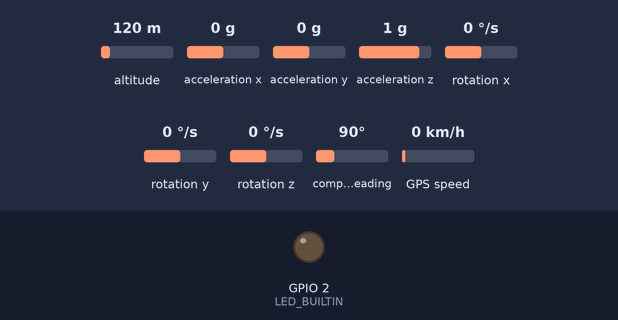
Simulated run of this sketch. Board: ESP32. On the bench: output pins drawn as LEDs (lit = HIGH). Inputs (shaded band) come from the test bench; at power-on: altitude 120 m, acceleration x 0 g, acceleration y 0 g, acceleration z 1 g, rotation x 0 °/s, rotation y 0 °/s, rotation z 0 °/s, compass heading 90°, GPS speed 0 km/h. The local clock reads 2024-03-15 10:24:30 at power-on unless the sketch sets it; storage starts empty; the GPS gets a fix after 3 s at 37.7749, -122.4194 with 8 satellites; what the sketch prints to the serial monitor is not drawn.

Above: at 0.1 s.
At 18.8 s:
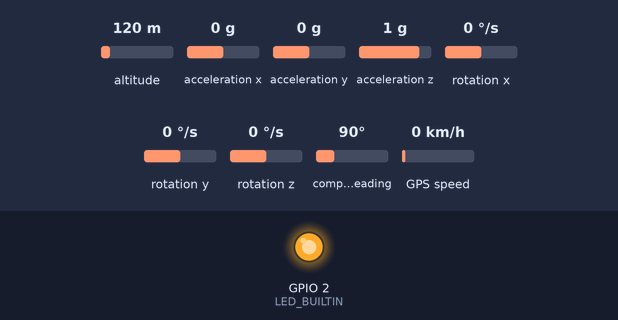
Timing chart, 0 to 20.3 s (numbered marks = the images above):
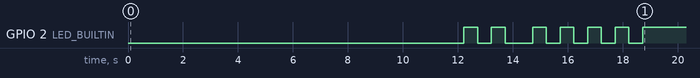

Measured:
- by itself, GPIO 2 (LED_BUILTIN): goes LOW 0.50 s, HIGH 0.50 s, LOW 1.0 s, 4 × (HIGH 0.50 s, LOW 0.50 s), then HIGH

The sketch:

PaveVibe.ino
```cpp
#include <MPU9250_asukiaaa.h>  // Include MPU9250 sensor library
#include <Wire.h>             // Include Wire library for I2C
#include <TinyGPS++.h>        // Include TinyGPS++ library for GPS functionality
#include <ESP32Time.h>        // Include ESP32Time library for time functionality
#include <SD.h>               // Include SD library for SD card functionality
#include <SPI.h>              // Include SPI library for SPI communication

// Check if the ESP32 I2C hardware abstraction layer is available
#ifdef _ESP32_HAL_I2C_H_
#define SDA_PIN 21           // Define SDA pin
#define SCL_PIN 22           // Define SCL pin
#define I2C_Freq 400000      // Define I2C frequency as 400kHz
#endif

MPU9250_asukiaaa mySensor;    // Create an object for the MPU9250 sensor

// Sampling control definitions
const int amostrasPorSegundo = 10;                        // Samples per second
unsigned long tempoUltimaAmostra = 0;                     // Time of the last sample
const long intervaloAmostras = 1000 / amostrasPorSegundo; // Interval between samples in ms
int indiceAmostra = 0;                                    // Sample index initialization

int LED_BUILTIN = 2;  // Define the built-in LED pin

// Initialize ESP32Time object with an offset for GMT-3
ESP32Time rtc(-10800);

#define GPS_BAUDRATE 9600  // Define the default baudrate for NEO-6M GPS module

TinyGPSPlus gps;   // Create a TinyGPS++ object for handling GPS data

String dataMessage;  // String to save data for SD card writing

File dataFile;  // File object for SD card operations

// Internal RTC variables
int rtcdia, rtcmes, rtcano, rtchora, rtcminuto, rtcsegundo{ 0 };
// GPS variables
int gpsdia, gpsmes, gpsano, gpshora, gpsminuto, gpssegundo{ 0 };
float gpslat, gpslong{ 0 };  // GPS latitude and longitude
char latitudeStr[15];        // String to store latitude
char longitudeStr[15];       // String to store longitude
double gpsalt = 0;           // GPS altitude
float gpsvel = 0;            // GPS speed

// Sensor reading variables
float aX, aY, aZ; // Accelerometer readings for X, Y, and Z axes
float aSqrt;      // Square root of the sum of squares of the accelerometer readings, can be used for motion detection or other calculations
float gX, gY, gZ; // Gyroscope readings for X, Y, and Z axes

// Offsets for gyroscope readings to calibrate and remove drift
float gXOffset = 0, gYOffset = 0, gZOffset = 0;

int gpsUpdate = 0;  // Flag to indicate if GPS was updated on the last data

void setup() {
  Serial.begin(115200); // Initialize serial communication at 115200 bits per second
  Serial2.begin(GPS_BAUDRATE); // Initialize GPS module serial communication

  // Display startup message
  Serial.println(F("PaveVibe - Coded by Jairo Ivo"));
  while (!Serial); // Wait for the serial port to connect. Needed for native USB

  initSDCard(); // Initialize SD card
  checkSDFile(); // Check for data.csv on the SD card, create it if missing

  pinMode(LED_BUILTIN, OUTPUT); // Set the built-in LED pin as an output

  // Initialize I2C communication for MPU9250 sensor if ESP32 I2C HAL is defined
#ifdef _ESP32_HAL_I2C_H_
  Wire.begin(SDA_PIN, SCL_PIN, I2C_Freq); // Initialize I2C communication
  mySensor.setWire(&Wire); // Set the Wire object for the sensor
#endif

  // Initialize the MPU9250 sensor (accelerometer, gyroscope, magnetometer)
  mySensor.beginAccel();
  mySensor.beginGyro();
  mySensor.beginMag();

  calculateGyroOffsets(); // Calculate and apply gyroscope offsets

  blinkLed(2); // Blink the LED 2 times to indicate accelerometer calibration completion

  Serial.println(F("Initiating synchronization of the internal RTC with the GPS!"));
  delay(500); // Short delay before starting the synchronization process

  // Wait until the RTC year is valid (assuming year is at least 2023 for this project)
  while (rtc.getYear() < 2023) {
    Serial.print(F(".")); // Print a dot as a progress indicator
    rtcSyncWithGps(); // Attempt to synchronize RTC with GPS
    // Removed the delay here to avoid unnecessary delays in the synchronization loop
  }

  blinkLed(4); // Blink the LED 4 times to indicate clock calibration completion
}

void calculateGyroOffsets() {
  // Initialize accumulators for gyro readings
  long gXTotal = 0, gYTotal = 0, gZTotal = 0;
  const int samples = 100; // Number of samples to collect for calibration

  // Collect 'samples' number of gyro readings
  for (int i = 0; i < samples; i++) {
    // Wait for a new gyro reading to be available
    while (mySensor.gyroUpdate() != 0);

    // Accumulate the gyro readings
    gXTotal += mySensor.gyroX();
    gYTotal += mySensor.gyroY();
    gZTotal += mySensor.gyroZ();

    // Introduce a delay between readings to allow for fresh data
    // Note: Consider reducing or removing this delay if real-time performance is critical
    delay(100);
  }

  // Calculate the average of the accumulated readings to find the offset
  gXOffset = gXTotal / samples;
  gYOffset = gYTotal / samples;
  gZOffset = gZTotal / samples;
}

void loop() {
  // Get the current time in milliseconds since the program started
  unsigned long tempoAtual = millis();

  // Check if it's time to collect and save data based on the predefined interval
  if (tempoAtual - tempoUltimaAmostra >= intervaloAmostras) {
    saveData(); // Save the collected data
    tempoUltimaAmostra = tempoAtual; // Update the time of the last sample collection

    digitalWrite(LED_BUILTIN, HIGH); // Turn on the built-in LED to indicate data collection

    // Increment and check the sample index, reset if it exceeds samples per second
    indiceAmostra++;
    if (indiceAmostra > amostrasPorSegundo) {
      indiceAmostra = 1; // Reset index after reaching the limit
    }

    // Log current RTC date and time to Serial
    Serial.print(F("- RTC date&time: "));
    Serial.println(rtc.getTime("%A, %B %d %Y %H:%M:%S"));

    // Update RTC time variables
    rtcmes = rtc.getMonth(); rtcdia = rtc.getDay(); rtcano = rtc.getYear();
    rtchora = rtc.getHour(true); rtcminuto = rtc.getMinute(); rtcsegundo = rtc.getSecond();

    // Update accelerometer values with the latest readings
    if (mySensor.accelUpdate() == 0) {
      aX = mySensor.accelX();
      aY = mySensor.accelY();
      aZ = mySensor.accelZ();
      aSqrt = mySensor.accelSqrt(); // The square root of the sum of squares of the accelerometer readings
    }

    // Apply offset to gyroscope values and update
    if (mySensor.gyroUpdate() == 0) {
      gX = mySensor.gyroX() - gXOffset;
      gY = mySensor.gyroY() - gYOffset;
      gZ = mySensor.gyroZ() - gZOffset;
    }

    // Log the current sample index
    Serial.println(indiceAmostra);

    // Note: The blinkLed function is intentionally not called in the main loop to avoid affecting the sampling rate
  }
  // Reset the GPS update flag
  gpsUpdate = 0;

  // Check if a second has passed to reduce GPS data processing load
  if ((rtc.getSecond()) != rtcsegundo) {
    // Check if there is any data available from the GPS module
    if (Serial2.available() > 0) {
      // Try to parse GPS data
      if (gps.encode(Serial2.read())) {
        // Check if the location data is valid
        if (gps.location.isValid()) {
          digitalWrite(LED_BUILTIN, LOW); // Turn off the LED if a valid location is obtained

          // Convert latitude and longitude to string with fixed format
          dtostrf(gps.location.lat(), 12, 8, latitudeStr); dtostrf(gps.location.lng(), 12, 8, longitudeStr);

          gpsUpdate = 1; // Set GPS update flag

          // Check if altitude data is valid
          if (gps.altitude.isValid()) {
            gpsalt = gps.altitude.meters(); // Update altitude
          } else {
            Serial.println(F("- alt: INVALID"));
            delay(150); // Introduce a delay to allow serial print completion
          }
        } else {
          Serial.println(F("- location: INVALID"));
          delay(150); // Introduce a delay to allow serial print completion
        }

        // Check if speed data is valid
        if (gps.speed.isValid()) {
          gpsvel = gps.speed.kmph(); // Update speed
        } else {
          Serial.println(F("- speed: INVALID"));
          delay(150); // Introduce a delay to allow serial print completion
        }

        // Check if GPS date and time data is valid
        if (gps.date.isValid() && gps.time.isValid()) {
          // Update GPS date and time variables
          gpsano = gps.date.year(); gpsmes = gps.date.month(); gpsdia = gps.date.day(); gpshora = gps.time.hour(); gpsminuto = gps.time.minute(); gpssegundo = gps.time.second();
        } else {
          Serial.println(F("- gpsDateTime: INVALID"));
          delay(150); // Introduce a delay to allow serial print completion
        }
      }
    }
  }
}

void blinkLed(int count) {
  for (int i = 0; i < count; i++) {
    digitalWrite(LED_BUILTIN, HIGH); // Turn the LED on
    delay(500); // Wait for half a second
    digitalWrite(LED_BUILTIN, LOW); // Turn the LED off
    delay(500); // Wait for half a second
  }
}

void rtcSyncWithGps() {
  if (Serial2.available() > 0) {
    //delay(150);
    if (gps.encode(Serial2.read())) {
      delay(150);
      Serial.print(F("- GPS date&time: "));
      if (gps.date.isValid() && gps.time.isValid()) {
        Serial.print(gps.date.year()); Serial.print(F("-")); Serial.print(gps.date.month()); Serial.print(F("-")); Serial.print(gps.date.day()); Serial.print(F(" "));
        Serial.print(gps.time.hour()); Serial.print(F(":")); Serial.print(gps.time.minute()); Serial.print(F(":")); Serial.println(gps.time.second());
        rtc.setTime((gps.time.second()), (gps.time.minute()), (gps.time.hour()), (gps.date.day()), ((gps.date.month()) + 1), (gps.date.year()));  // 17th Jan 2021 15:24:30
        //rtc.setTime(1609459200);  // 1st Jan 2021 00:00:00
        //rtc.offset = 7200; // change offset value
        Serial.print(F("- RTC date&time: ")); Serial.println(rtc.getTime("%A, %B %d %Y %H:%M:%S"));  // (String) returns time with specified format
        // formating options  http://www.cplusplus.com/reference/ctime/strftime/
      } else {
        Serial.println(F("No valid date and time data!"));
      }
      Serial.println();
    }
  }
  if (millis() > 5000 && gps.charsProcessed() < 10)
    Serial.println(F("No valid gps data: check connection"));
}
```

sdCard.ino
```cpp
void saveData() {
  dataMessage = String(rtcdia) + "/" + String(rtcmes) + "/" + String(rtcano) + "," + String(rtchora) + ":" + String(rtcminuto) + ":" + String(rtcsegundo) + "," + String(gpsdia) + "/" + String(gpsmes) + "/" + String(gpsano) + "," + String(gpshora) + ":" + String(gpsminuto) + ":" + String(gpssegundo) + "," + String(latitudeStr) + "," + String(longitudeStr) + ","
                + String(gpsalt) + "," + String(gpsvel) + "," + String(gpsUpdate) + "," + String(aX) + "," + String(aY) + "," + String(aZ) + "," + String(gX) + "," + String(gY) + "," + String(gZ) + "," + String(indiceAmostra) + "\r\n";
  Serial.print(F("- data appended: ")); Serial.print(dataMessage);
  appendFile(SD, "/data.csv", dataMessage.c_str());
}

//This function checks if the data.csv file exists along with the right header
//If it doesn't exist, it calls the writeFile function to create the file
void checkSDFile() {
  File file = SD.open("/data.csv");
  if (!file) {
    Serial.println("File doesn't exist");
    Serial.println("Creating file...");
    delay(1000);
    writeFile(SD, "/data.csv", "RTCData, RTCHora, GPSData, GPSHora, Lat, Long, Altgps, Vel, GPSUpdate, Ax, Ay, Az, Gx, Gy, Gz, indiceAmostra \r\n");
  } else {
    Serial.println("File already exists");
  }
  file.close();
  delay(1000);
}

//Starts the SDcard as soon as the system is powered on
//Verifies that it is present and working
void initSDCard() {
  if (!SD.begin()) {
  } else {
    return;
  }
  uint8_t cardType = SD.cardType();

  //Checks SD card type and free space
  if (cardType == CARD_NONE) {
    return;
  }
  //Serial.print("SD Card Type: ");
  if (cardType == CARD_MMC) {
    //Serial.println("MMC");
  } else if (cardType == CARD_SD) {
    //Serial.println("SDSC");
  } else if (cardType == CARD_SDHC) {
    //Serial.println("SDHC");
  } else {
    //Serial.println("UNKNOWN");
  }
  uint64_t cardSize = SD.cardSize() / (1024 * 1024);
  Serial.printf("SD Card Size: %lluMB\n", cardSize);
}


// Writes the data file.csv if it doesn't exist
void writeFile(fs::FS &fs, const char *path, const char *message) {
  Serial.printf("Writing file: %s\n", path);
  File file = fs.open(path, FILE_WRITE);
  if (!file) {
    //Serial.println("Failed to open file for writing");
    return;
  }
  if (file.print(message)) {
    //Serial.println("File written");
  } else {
    //Serial.println("Write failed");
  }
  file.close();
}

// Writes the data generated in dataSave and passed through the dataMensseger string
void appendFile(fs::FS &fs, const char *path, const char *message) {
  //Serial.printf("- appending to file: %s\n", path);
  File file = fs.open(path, FILE_APPEND);
  if (!file) {
    Serial.println("Failed to open file for appending");
    //delay(250);
  }
  if (file.print(message)) {
    //Serial.println("- message appended");
    //delay(250);
  } else {
    //delay(250);
    //Serial.println("- append failed");
  }
  file.close();
}
```
